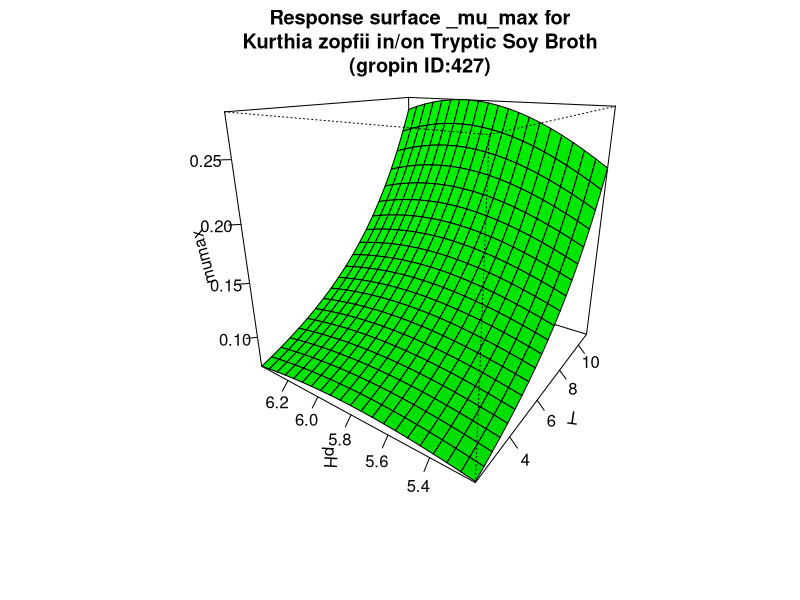

This figure's R source:
#############################
# start of Parameter script
#############################
T <- seq(2.002,10.989010989011,length.out=21)
pH <- seq(5.2052,6.39360639360639,length.out=21)
#############################
# end of Parameter script
#############################
############################# 
# start of Model script Gropin ID 427 
#############################
 
# constant coefficients for this model
 
variables <- data.frame(T,pH)
argumentsPar <- unique.data.frame(expand.grid(variables))
 
# heart of the model
response_surface <- function(T,pH) {
   mumax <-exp(-12.65+0.004234*(T^2)-0.3024*(pH^2)+0.01535*T*pH-0.004356*T+3.467*pH)

	return(mumax=mumax)
} 

# output parameters
responseSurface <- cbind(argumentsPar,response_surface(argumentsPar['T'],argumentsPar['pH']))
colnames(responseSurface) <- c(colnames(argumentsPar),'mumax')
#############################
# End of Model script
#############################
############################# 
# start of Visualisation script Gropin ID 427 
#############################
titleText <-'Response surface _mu_max for
Kurthia zopfii in/on Tryptic Soy Broth
(gropin ID:427)'
persp(T,pH,matrix(unlist(responseSurface$'mumax'),nrow=21),col = 'green',xlab='T',ylab='pH',zlab='mumax',main=titleText,theta=305,phi=20,shade=0.25,ticktype = 'detailed')
#############################
# End of Visualisation script
#############################
